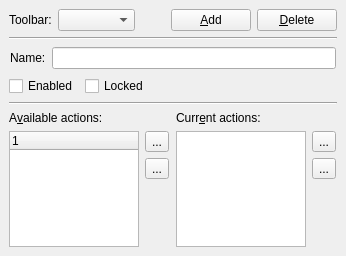
<?xml version="1.0" encoding="UTF-8"?>
<ui version="4.0">
 <class>LookFeelToolbars</class>
 <widget class="QWidget" name="LookFeelToolbars">
  <property name="geometry">
   <rect>
    <x>0</x>
    <y>0</y>
    <width>346</width>
    <height>256</height>
   </rect>
  </property>
  <property name="windowTitle">
   <string>LookFeelToolbarsUI</string>
  </property>
  <layout class="QVBoxLayout">
   <property name="spacing">
    <number>6</number>
   </property>
   <property name="margin">
    <number>9</number>
   </property>
   <item>
    <layout class="QHBoxLayout">
     <property name="spacing">
      <number>6</number>
     </property>
     <property name="margin">
      <number>0</number>
     </property>
     <item>
      <widget class="QLabel" name="lb_toolbar">
       <property name="text">
        <string>Toolbar:</string>
       </property>
      </widget>
     </item>
     <item>
      <widget class="QComboBox" name="cb_toolbar">
       <property name="sizePolicy">
        <sizepolicy hsizetype="MinimumExpanding" vsizetype="Fixed">
         <horstretch>0</horstretch>
         <verstretch>0</verstretch>
        </sizepolicy>
       </property>
      </widget>
     </item>
     <item>
      <spacer>
       <property name="orientation">
        <enum>Qt::Horizontal</enum>
       </property>
       <property name="sizeType">
        <enum>QSizePolicy::Maximum</enum>
       </property>
       <property name="sizeHint" stdset="0">
        <size>
         <width>30</width>
         <height>20</height>
        </size>
       </property>
      </spacer>
     </item>
     <item>
      <widget class="IconButton" name="pb_addToolbar">
       <property name="text">
        <string>&amp;Add</string>
       </property>
       <property name="shortcut">
        <string>Alt+A</string>
       </property>
      </widget>
     </item>
     <item>
      <widget class="IconButton" name="pb_deleteToolbar">
       <property name="text">
        <string>&amp;Delete</string>
       </property>
       <property name="shortcut">
        <string>Alt+D</string>
       </property>
      </widget>
     </item>
    </layout>
   </item>
   <item>
    <widget class="Line" name="line2">
     <property name="frameShape">
      <enum>QFrame::HLine</enum>
     </property>
     <property name="frameShadow">
      <enum>QFrame::Sunken</enum>
     </property>
     <property name="orientation">
      <enum>Qt::Horizontal</enum>
     </property>
    </widget>
   </item>
   <item>
    <widget class="QWidget" name="w_toolbarName" native="true">
     <layout class="QHBoxLayout">
      <property name="spacing">
       <number>6</number>
      </property>
      <property name="margin">
       <number>1</number>
      </property>
      <item>
       <widget class="QLabel" name="lb_toolbarName">
        <property name="text">
         <string>Name:</string>
        </property>
       </widget>
      </item>
      <item>
       <widget class="QLineEdit" name="le_toolbarName"/>
      </item>
     </layout>
    </widget>
   </item>
   <item>
    <layout class="QHBoxLayout">
     <property name="spacing">
      <number>6</number>
     </property>
     <property name="margin">
      <number>0</number>
     </property>
     <item>
      <widget class="QCheckBox" name="ck_toolbarOn">
       <property name="toolTip">
        <string>Specifies, whether toolbar is enabled and visible.</string>
       </property>
       <property name="text">
        <string>Enabled</string>
       </property>
      </widget>
     </item>
     <item>
      <widget class="QCheckBox" name="ck_toolbarLocked">
       <property name="toolTip">
        <string/>
       </property>
       <property name="text">
        <string>Locked</string>
       </property>
      </widget>
     </item>
     <item>
      <spacer>
       <property name="orientation">
        <enum>Qt::Horizontal</enum>
       </property>
       <property name="sizeType">
        <enum>QSizePolicy::Expanding</enum>
       </property>
       <property name="sizeHint" stdset="0">
        <size>
         <width>40</width>
         <height>20</height>
        </size>
       </property>
      </spacer>
     </item>
    </layout>
   </item>
   <item>
    <widget class="Line" name="line3">
     <property name="frameShape">
      <enum>QFrame::HLine</enum>
     </property>
     <property name="frameShadow">
      <enum>QFrame::Sunken</enum>
     </property>
     <property name="orientation">
      <enum>Qt::Horizontal</enum>
     </property>
    </widget>
   </item>
   <item>
    <layout class="QGridLayout">
     <property name="margin">
      <number>0</number>
     </property>
     <property name="spacing">
      <number>6</number>
     </property>
     <item row="3" column="3">
      <spacer>
       <property name="orientation">
        <enum>Qt::Vertical</enum>
       </property>
       <property name="sizeType">
        <enum>QSizePolicy::Expanding</enum>
       </property>
       <property name="sizeHint" stdset="0">
        <size>
         <width>25</width>
         <height>101</height>
        </size>
       </property>
      </spacer>
     </item>
     <item row="1" column="3">
      <widget class="IconToolButton" name="tb_up">
       <property name="sizePolicy">
        <sizepolicy hsizetype="Fixed" vsizetype="Fixed">
         <horstretch>0</horstretch>
         <verstretch>0</verstretch>
        </sizepolicy>
       </property>
       <property name="text">
        <string>...</string>
       </property>
       <property name="psiIconName" stdset="0">
        <string>psi/arrowUp</string>
       </property>
      </widget>
     </item>
     <item row="1" column="2" rowspan="3">
      <widget class="QListWidget" name="lw_selectedActions">
       <property name="editTriggers">
        <set>QAbstractItemView::NoEditTriggers</set>
       </property>
       <property name="sortingEnabled">
        <bool>false</bool>
       </property>
      </widget>
     </item>
     <item row="2" column="3">
      <widget class="IconToolButton" name="tb_down">
       <property name="sizePolicy">
        <sizepolicy hsizetype="Fixed" vsizetype="Fixed">
         <horstretch>0</horstretch>
         <verstretch>0</verstretch>
        </sizepolicy>
       </property>
       <property name="text">
        <string>...</string>
       </property>
       <property name="psiIconName" stdset="0">
        <string>psi/arrowDown</string>
       </property>
      </widget>
     </item>
     <item row="1" column="1">
      <widget class="IconToolButton" name="tb_right">
       <property name="sizePolicy">
        <sizepolicy hsizetype="Fixed" vsizetype="Fixed">
         <horstretch>0</horstretch>
         <verstretch>0</verstretch>
        </sizepolicy>
       </property>
       <property name="text">
        <string>...</string>
       </property>
       <property name="psiIconName" stdset="0">
        <string>psi/arrowRight</string>
       </property>
      </widget>
     </item>
     <item row="3" column="1">
      <spacer>
       <property name="orientation">
        <enum>Qt::Vertical</enum>
       </property>
       <property name="sizeType">
        <enum>QSizePolicy::Expanding</enum>
       </property>
       <property name="sizeHint" stdset="0">
        <size>
         <width>25</width>
         <height>91</height>
        </size>
       </property>
      </spacer>
     </item>
     <item row="0" column="0">
      <widget class="QLabel" name="lb_availActions">
       <property name="text">
        <string>A&amp;vailable actions:</string>
       </property>
       <property name="buddy">
        <cstring>tw_availActions</cstring>
       </property>
      </widget>
     </item>
     <item row="2" column="1">
      <widget class="IconToolButton" name="tb_left">
       <property name="sizePolicy">
        <sizepolicy hsizetype="Fixed" vsizetype="Fixed">
         <horstretch>0</horstretch>
         <verstretch>0</verstretch>
        </sizepolicy>
       </property>
       <property name="text">
        <string>...</string>
       </property>
       <property name="psiIconName" stdset="0">
        <string>psi/arrowLeft</string>
       </property>
      </widget>
     </item>
     <item row="1" column="0" rowspan="3">
      <widget class="QTreeWidget" name="tw_availActions">
       <property name="editTriggers">
        <set>QAbstractItemView::NoEditTriggers</set>
       </property>
       <property name="rootIsDecorated">
        <bool>false</bool>
       </property>
       <property name="sortingEnabled">
        <bool>false</bool>
       </property>
       <property name="columnCount">
        <number>1</number>
       </property>
       <column>
        <property name="text">
         <string/>
        </property>
       </column>
      </widget>
     </item>
     <item row="0" column="2">
      <widget class="QLabel" name="lb_selectedActions">
       <property name="text">
        <string>Curr&amp;ent actions:</string>
       </property>
       <property name="buddy">
        <cstring>lw_selectedActions</cstring>
       </property>
      </widget>
     </item>
    </layout>
   </item>
  </layout>
 </widget>
 <layoutdefault spacing="6" margin="11"/>
 <customwidgets>
  <customwidget>
   <class>IconToolButton</class>
   <extends>QToolButton</extends>
   <header>icontoolbutton.h</header>
  </customwidget>
  <customwidget>
   <class>IconButton</class>
   <extends>QPushButton</extends>
   <header>iconbutton.h</header>
  </customwidget>
 </customwidgets>
 <tabstops>
  <tabstop>cb_toolbar</tabstop>
  <tabstop>pb_addToolbar</tabstop>
  <tabstop>pb_deleteToolbar</tabstop>
  <tabstop>le_toolbarName</tabstop>
  <tabstop>ck_toolbarOn</tabstop>
  <tabstop>ck_toolbarLocked</tabstop>
 </tabstops>
 <resources/>
 <connections/>
</ui>
